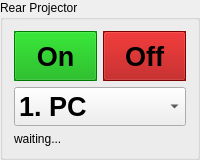
     <widget class="QGroupBox" name="gbxProj4">
      <property name="sizePolicy">
       <sizepolicy hsizetype="Preferred" vsizetype="Expanding">
        <horstretch>0</horstretch>
        <verstretch>0</verstretch>
       </sizepolicy>
      </property>
      <property name="title">
       <string>Rear Projector</string>
      </property>
      <layout class="QGridLayout" name="gridLayout_5">
       <item row="0" column="0">
        <widget class="QPushButton" name="btnProj4On">
         <property name="sizePolicy">
          <sizepolicy hsizetype="Minimum" vsizetype="Expanding">
           <horstretch>0</horstretch>
           <verstretch>0</verstretch>
          </sizepolicy>
         </property>
         <property name="minimumSize">
          <size>
           <width>0</width>
           <height>50</height>
          </size>
         </property>
         <property name="palette">
          <palette>
           <active>
            <colorrole role="WindowText">
             <brush brushstyle="SolidPattern">
              <color alpha="255">
               <red>0</red>
               <green>0</green>
               <blue>0</blue>
              </color>
             </brush>
            </colorrole>
            <colorrole role="Button">
             <brush brushstyle="SolidPattern">
              <color alpha="255">
               <red>0</red>
               <green>170</green>
               <blue>0</blue>
              </color>
             </brush>
            </colorrole>
            <colorrole role="Light">
             <brush brushstyle="SolidPattern">
              <color alpha="255">
               <red>0</red>
               <green>255</green>
               <blue>0</blue>
              </color>
             </brush>
            </colorrole>
            <colorrole role="Midlight">
             <brush brushstyle="SolidPattern">
              <color alpha="255">
               <red>0</red>
               <green>212</green>
               <blue>0</blue>
              </color>
             </brush>
            </colorrole>
            <colorrole role="Dark">
             <brush brushstyle="SolidPattern">
              <color alpha="255">
               <red>0</red>
               <green>85</green>
               <blue>0</blue>
              </color>
             </brush>
            </colorrole>
            <colorrole role="Mid">
             <brush brushstyle="SolidPattern">
              <color alpha="255">
               <red>0</red>
               <green>113</green>
               <blue>0</blue>
              </color>
             </brush>
            </colorrole>
            <colorrole role="Text">
             <brush brushstyle="SolidPattern">
              <color alpha="255">
               <red>0</red>
               <green>0</green>
               <blue>0</blue>
              </color>
             </brush>
            </colorrole>
            <colorrole role="BrightText">
             <brush brushstyle="SolidPattern">
              <color alpha="255">
               <red>255</red>
               <green>255</green>
               <blue>255</blue>
              </color>
             </brush>
            </colorrole>
            <colorrole role="ButtonText">
             <brush brushstyle="SolidPattern">
              <color alpha="255">
               <red>0</red>
               <green>0</green>
               <blue>0</blue>
              </color>
             </brush>
            </colorrole>
            <colorrole role="Base">
             <brush brushstyle="SolidPattern">
              <color alpha="255">
               <red>255</red>
               <green>255</green>
               <blue>255</blue>
              </color>
             </brush>
            </colorrole>
            <colorrole role="Window">
             <brush brushstyle="SolidPattern">
              <color alpha="255">
               <red>0</red>
               <green>170</green>
               <blue>0</blue>
              </color>
             </brush>
            </colorrole>
            <colorrole role="Shadow">
             <brush brushstyle="SolidPattern">
              <color alpha="255">
               <red>0</red>
               <green>0</green>
               <blue>0</blue>
              </color>
             </brush>
            </colorrole>
            <colorrole role="AlternateBase">
             <brush brushstyle="SolidPattern">
              <color alpha="255">
               <red>127</red>
               <green>212</green>
               <blue>127</blue>
              </color>
             </brush>
            </colorrole>
            <colorrole role="ToolTipBase">
             <brush brushstyle="SolidPattern">
              <color alpha="255">
               <red>255</red>
               <green>255</green>
               <blue>220</blue>
              </color>
             </brush>
            </colorrole>
            <colorrole role="ToolTipText">
             <brush brushstyle="SolidPattern">
              <color alpha="255">
               <red>0</red>
               <green>0</green>
               <blue>0</blue>
              </color>
             </brush>
            </colorrole>
           </active>
           <inactive>
            <colorrole role="WindowText">
             <brush brushstyle="SolidPattern">
              <color alpha="255">
               <red>0</red>
               <green>0</green>
               <blue>0</blue>
              </color>
             </brush>
            </colorrole>
            <colorrole role="Button">
             <brush brushstyle="SolidPattern">
              <color alpha="255">
               <red>0</red>
               <green>170</green>
               <blue>0</blue>
              </color>
             </brush>
            </colorrole>
            <colorrole role="Light">
             <brush brushstyle="SolidPattern">
              <color alpha="255">
               <red>0</red>
               <green>255</green>
               <blue>0</blue>
              </color>
             </brush>
            </colorrole>
            <colorrole role="Midlight">
             <brush brushstyle="SolidPattern">
              <color alpha="255">
               <red>0</red>
               <green>212</green>
               <blue>0</blue>
              </color>
             </brush>
            </colorrole>
            <colorrole role="Dark">
             <brush brushstyle="SolidPattern">
              <color alpha="255">
               <red>0</red>
               <green>85</green>
               <blue>0</blue>
              </color>
             </brush>
            </colorrole>
            <colorrole role="Mid">
             <brush brushstyle="SolidPattern">
              <color alpha="255">
               <red>0</red>
               <green>113</green>
               <blue>0</blue>
              </color>
             </brush>
            </colorrole>
            <colorrole role="Text">
             <brush brushstyle="SolidPattern">
              <color alpha="255">
               <red>0</red>
               <green>0</green>
               <blue>0</blue>
              </color>
             </brush>
            </colorrole>
            <colorrole role="BrightText">
             <brush brushstyle="SolidPattern">
              <color alpha="255">
               <red>255</red>
               <green>255</green>
               <blue>255</blue>
              </color>
             </brush>
            </colorrole>
            <colorrole role="ButtonText">
             <brush brushstyle="SolidPattern">
              <color alpha="255">
               <red>0</red>
               <green>0</green>
               <blue>0</blue>
              </color>
             </brush>
            </colorrole>
            <colorrole role="Base">
             <brush brushstyle="SolidPattern">
              <color alpha="255">
               <red>255</red>
               <green>255</green>
               <blue>255</blue>
              </color>
             </brush>
            </colorrole>
            <colorrole role="Window">
             <brush brushstyle="SolidPattern">
              <color alpha="255">
               <red>0</red>
               <green>170</green>
               <blue>0</blue>
              </color>
             </brush>
            </colorrole>
            <colorrole role="Shadow">
             <brush brushstyle="SolidPattern">
              <color alpha="255">
               <red>0</red>
               <green>0</green>
               <blue>0</blue>
              </color>
             </brush>
            </colorrole>
            <colorrole role="AlternateBase">
             <brush brushstyle="SolidPattern">
              <color alpha="255">
               <red>127</red>
               <green>212</green>
               <blue>127</blue>
              </color>
             </brush>
            </colorrole>
            <colorrole role="ToolTipBase">
             <brush brushstyle="SolidPattern">
              <color alpha="255">
               <red>255</red>
               <green>255</green>
               <blue>220</blue>
              </color>
             </brush>
            </colorrole>
            <colorrole role="ToolTipText">
             <brush brushstyle="SolidPattern">
              <color alpha="255">
               <red>0</red>
               <green>0</green>
               <blue>0</blue>
              </color>
             </brush>
            </colorrole>
           </inactive>
           <disabled>
            <colorrole role="WindowText">
             <brush brushstyle="SolidPattern">
              <color alpha="255">
               <red>0</red>
               <green>85</green>
               <blue>0</blue>
              </color>
             </brush>
            </colorrole>
            <colorrole role="Button">
             <brush brushstyle="SolidPattern">
              <color alpha="255">
               <red>0</red>
               <green>170</green>
               <blue>0</blue>
              </color>
             </brush>
            </colorrole>
            <colorrole role="Light">
             <brush brushstyle="SolidPattern">
              <color alpha="255">
               <red>0</red>
               <green>255</green>
               <blue>0</blue>
              </color>
             </brush>
            </colorrole>
            <colorrole role="Midlight">
             <brush brushstyle="SolidPattern">
              <color alpha="255">
               <red>0</red>
               <green>212</green>
               <blue>0</blue>
              </color>
             </brush>
            </colorrole>
            <colorrole role="Dark">
             <brush brushstyle="SolidPattern">
              <color alpha="255">
               <red>0</red>
               <green>85</green>
               <blue>0</blue>
              </color>
             </brush>
            </colorrole>
            <colorrole role="Mid">
             <brush brushstyle="SolidPattern">
              <color alpha="255">
               <red>0</red>
               <green>113</green>
               <blue>0</blue>
              </color>
             </brush>
            </colorrole>
            <colorrole role="Text">
             <brush brushstyle="SolidPattern">
              <color alpha="255">
               <red>0</red>
               <green>85</green>
               <blue>0</blue>
              </color>
             </brush>
            </colorrole>
            <colorrole role="BrightText">
             <brush brushstyle="SolidPattern">
              <color alpha="255">
               <red>255</red>
               <green>255</green>
               <blue>255</blue>
              </color>
             </brush>
            </colorrole>
            <colorrole role="ButtonText">
             <brush brushstyle="SolidPattern">
              <color alpha="255">
               <red>0</red>
               <green>85</green>
               <blue>0</blue>
              </color>
             </brush>
            </colorrole>
            <colorrole role="Base">
             <brush brushstyle="SolidPattern">
              <color alpha="255">
               <red>0</red>
               <green>170</green>
               <blue>0</blue>
              </color>
             </brush>
            </colorrole>
            <colorrole role="Window">
             <brush brushstyle="SolidPattern">
              <color alpha="255">
               <red>0</red>
               <green>170</green>
               <blue>0</blue>
              </color>
             </brush>
            </colorrole>
            <colorrole role="Shadow">
             <brush brushstyle="SolidPattern">
              <color alpha="255">
               <red>0</red>
               <green>0</green>
               <blue>0</blue>
              </color>
             </brush>
            </colorrole>
            <colorrole role="AlternateBase">
             <brush brushstyle="SolidPattern">
              <color alpha="255">
               <red>0</red>
               <green>170</green>
               <blue>0</blue>
              </color>
             </brush>
            </colorrole>
            <colorrole role="ToolTipBase">
             <brush brushstyle="SolidPattern">
              <color alpha="255">
               <red>255</red>
               <green>255</green>
               <blue>220</blue>
              </color>
             </brush>
            </colorrole>
            <colorrole role="ToolTipText">
             <brush brushstyle="SolidPattern">
              <color alpha="255">
               <red>0</red>
               <green>0</green>
               <blue>0</blue>
              </color>
             </brush>
            </colorrole>
           </disabled>
          </palette>
         </property>
         <property name="font">
          <font>
           <pointsize>20</pointsize>
           <weight>75</weight>
           <bold>true</bold>
          </font>
         </property>
         <property name="autoFillBackground">
          <bool>true</bool>
         </property>
         <property name="text">
          <string>On</string>
         </property>
        </widget>
       </item>
       <item row="0" column="1">
        <widget class="QPushButton" name="btnProj4Off">
         <property name="sizePolicy">
          <sizepolicy hsizetype="Minimum" vsizetype="Expanding">
           <horstretch>0</horstretch>
           <verstretch>0</verstretch>
          </sizepolicy>
         </property>
         <property name="palette">
          <palette>
           <active>
            <colorrole role="WindowText">
             <brush brushstyle="SolidPattern">
              <color alpha="255">
               <red>0</red>
               <green>0</green>
               <blue>0</blue>
              </color>
             </brush>
            </colorrole>
            <colorrole role="Button">
             <brush brushstyle="SolidPattern">
              <color alpha="255">
               <red>170</red>
               <green>0</green>
               <blue>0</blue>
              </color>
             </brush>
            </colorrole>
            <colorrole role="Light">
             <brush brushstyle="SolidPattern">
              <color alpha="255">
               <red>255</red>
               <green>0</green>
               <blue>0</blue>
              </color>
             </brush>
            </colorrole>
            <colorrole role="Midlight">
             <brush brushstyle="SolidPattern">
              <color alpha="255">
               <red>212</red>
               <green>0</green>
               <blue>0</blue>
              </color>
             </brush>
            </colorrole>
            <colorrole role="Dark">
             <brush brushstyle="SolidPattern">
              <color alpha="255">
               <red>85</red>
               <green>0</green>
               <blue>0</blue>
              </color>
             </brush>
            </colorrole>
            <colorrole role="Mid">
             <brush brushstyle="SolidPattern">
              <color alpha="255">
               <red>113</red>
               <green>0</green>
               <blue>0</blue>
              </color>
             </brush>
            </colorrole>
            <colorrole role="Text">
             <brush brushstyle="SolidPattern">
              <color alpha="255">
               <red>0</red>
               <green>0</green>
               <blue>0</blue>
              </color>
             </brush>
            </colorrole>
            <colorrole role="BrightText">
             <brush brushstyle="SolidPattern">
              <color alpha="255">
               <red>255</red>
               <green>255</green>
               <blue>255</blue>
              </color>
             </brush>
            </colorrole>
            <colorrole role="ButtonText">
             <brush brushstyle="SolidPattern">
              <color alpha="255">
               <red>0</red>
               <green>0</green>
               <blue>0</blue>
              </color>
             </brush>
            </colorrole>
            <colorrole role="Base">
             <brush brushstyle="SolidPattern">
              <color alpha="255">
               <red>255</red>
               <green>255</green>
               <blue>255</blue>
              </color>
             </brush>
            </colorrole>
            <colorrole role="Window">
             <brush brushstyle="SolidPattern">
              <color alpha="255">
               <red>170</red>
               <green>0</green>
               <blue>0</blue>
              </color>
             </brush>
            </colorrole>
            <colorrole role="Shadow">
             <brush brushstyle="SolidPattern">
              <color alpha="255">
               <red>0</red>
               <green>0</green>
               <blue>0</blue>
              </color>
             </brush>
            </colorrole>
            <colorrole role="AlternateBase">
             <brush brushstyle="SolidPattern">
              <color alpha="255">
               <red>212</red>
               <green>127</green>
               <blue>127</blue>
              </color>
             </brush>
            </colorrole>
            <colorrole role="ToolTipBase">
             <brush brushstyle="SolidPattern">
              <color alpha="255">
               <red>255</red>
               <green>255</green>
               <blue>220</blue>
              </color>
             </brush>
            </colorrole>
            <colorrole role="ToolTipText">
             <brush brushstyle="SolidPattern">
              <color alpha="255">
               <red>0</red>
               <green>0</green>
               <blue>0</blue>
              </color>
             </brush>
            </colorrole>
           </active>
           <inactive>
            <colorrole role="WindowText">
             <brush brushstyle="SolidPattern">
              <color alpha="255">
               <red>0</red>
               <green>0</green>
               <blue>0</blue>
              </color>
             </brush>
            </colorrole>
            <colorrole role="Button">
             <brush brushstyle="SolidPattern">
              <color alpha="255">
               <red>170</red>
               <green>0</green>
               <blue>0</blue>
              </color>
             </brush>
            </colorrole>
            <colorrole role="Light">
             <brush brushstyle="SolidPattern">
              <color alpha="255">
               <red>255</red>
               <green>0</green>
               <blue>0</blue>
              </color>
             </brush>
            </colorrole>
            <colorrole role="Midlight">
             <brush brushstyle="SolidPattern">
              <color alpha="255">
               <red>212</red>
               <green>0</green>
               <blue>0</blue>
              </color>
             </brush>
            </colorrole>
            <colorrole role="Dark">
             <brush brushstyle="SolidPattern">
              <color alpha="255">
               <red>85</red>
               <green>0</green>
               <blue>0</blue>
              </color>
             </brush>
            </colorrole>
            <colorrole role="Mid">
             <brush brushstyle="SolidPattern">
              <color alpha="255">
               <red>113</red>
               <green>0</green>
               <blue>0</blue>
              </color>
             </brush>
            </colorrole>
            <colorrole role="Text">
             <brush brushstyle="SolidPattern">
              <color alpha="255">
               <red>0</red>
               <green>0</green>
               <blue>0</blue>
              </color>
             </brush>
            </colorrole>
            <colorrole role="BrightText">
             <brush brushstyle="SolidPattern">
              <color alpha="255">
               <red>255</red>
               <green>255</green>
               <blue>255</blue>
              </color>
             </brush>
            </colorrole>
            <colorrole role="ButtonText">
             <brush brushstyle="SolidPattern">
              <color alpha="255">
               <red>0</red>
               <green>0</green>
               <blue>0</blue>
              </color>
             </brush>
            </colorrole>
            <colorrole role="Base">
             <brush brushstyle="SolidPattern">
              <color alpha="255">
               <red>255</red>
               <green>255</green>
               <blue>255</blue>
              </color>
             </brush>
            </colorrole>
            <colorrole role="Window">
             <brush brushstyle="SolidPattern">
              <color alpha="255">
               <red>170</red>
               <green>0</green>
               <blue>0</blue>
              </color>
             </brush>
            </colorrole>
            <colorrole role="Shadow">
             <brush brushstyle="SolidPattern">
              <color alpha="255">
               <red>0</red>
               <green>0</green>
               <blue>0</blue>
              </color>
             </brush>
            </colorrole>
            <colorrole role="AlternateBase">
             <brush brushstyle="SolidPattern">
              <color alpha="255">
               <red>212</red>
               <green>127</green>
               <blue>127</blue>
              </color>
             </brush>
            </colorrole>
            <colorrole role="ToolTipBase">
             <brush brushstyle="SolidPattern">
              <color alpha="255">
               <red>255</red>
               <green>255</green>
               <blue>220</blue>
              </color>
             </brush>
            </colorrole>
            <colorrole role="ToolTipText">
             <brush brushstyle="SolidPattern">
              <color alpha="255">
               <red>0</red>
               <green>0</green>
               <blue>0</blue>
              </color>
             </brush>
            </colorrole>
           </inactive>
           <disabled>
            <colorrole role="WindowText">
             <brush brushstyle="SolidPattern">
              <color alpha="255">
               <red>85</red>
               <green>0</green>
               <blue>0</blue>
              </color>
             </brush>
            </colorrole>
            <colorrole role="Button">
             <brush brushstyle="SolidPattern">
              <color alpha="255">
               <red>170</red>
               <green>0</green>
               <blue>0</blue>
              </color>
             </brush>
            </colorrole>
            <colorrole role="Light">
             <brush brushstyle="SolidPattern">
              <color alpha="255">
               <red>255</red>
               <green>0</green>
               <blue>0</blue>
              </color>
             </brush>
            </colorrole>
            <colorrole role="Midlight">
             <brush brushstyle="SolidPattern">
              <color alpha="255">
               <red>212</red>
               <green>0</green>
               <blue>0</blue>
              </color>
             </brush>
            </colorrole>
            <colorrole role="Dark">
             <brush brushstyle="SolidPattern">
              <color alpha="255">
               <red>85</red>
               <green>0</green>
               <blue>0</blue>
              </color>
             </brush>
            </colorrole>
            <colorrole role="Mid">
             <brush brushstyle="SolidPattern">
              <color alpha="255">
               <red>113</red>
               <green>0</green>
               <blue>0</blue>
              </color>
             </brush>
            </colorrole>
            <colorrole role="Text">
             <brush brushstyle="SolidPattern">
              <color alpha="255">
               <red>85</red>
               <green>0</green>
               <blue>0</blue>
              </color>
             </brush>
            </colorrole>
            <colorrole role="BrightText">
             <brush brushstyle="SolidPattern">
              <color alpha="255">
               <red>255</red>
               <green>255</green>
               <blue>255</blue>
              </color>
             </brush>
            </colorrole>
            <colorrole role="ButtonText">
             <brush brushstyle="SolidPattern">
              <color alpha="255">
               <red>85</red>
               <green>0</green>
               <blue>0</blue>
              </color>
             </brush>
            </colorrole>
            <colorrole role="Base">
             <brush brushstyle="SolidPattern">
              <color alpha="255">
               <red>170</red>
               <green>0</green>
               <blue>0</blue>
              </color>
             </brush>
            </colorrole>
            <colorrole role="Window">
             <brush brushstyle="SolidPattern">
              <color alpha="255">
               <red>170</red>
               <green>0</green>
               <blue>0</blue>
              </color>
             </brush>
            </colorrole>
            <colorrole role="Shadow">
             <brush brushstyle="SolidPattern">
              <color alpha="255">
               <red>0</red>
               <green>0</green>
               <blue>0</blue>
              </color>
             </brush>
            </colorrole>
            <colorrole role="AlternateBase">
             <brush brushstyle="SolidPattern">
              <color alpha="255">
               <red>170</red>
               <green>0</green>
               <blue>0</blue>
              </color>
             </brush>
            </colorrole>
            <colorrole role="ToolTipBase">
             <brush brushstyle="SolidPattern">
              <color alpha="255">
               <red>255</red>
               <green>255</green>
               <blue>220</blue>
              </color>
             </brush>
            </colorrole>
            <colorrole role="ToolTipText">
             <brush brushstyle="SolidPattern">
              <color alpha="255">
               <red>0</red>
               <green>0</green>
               <blue>0</blue>
              </color>
             </brush>
            </colorrole>
           </disabled>
          </palette>
         </property>
         <property name="font">
          <font>
           <pointsize>20</pointsize>
           <weight>75</weight>
           <bold>true</bold>
          </font>
         </property>
         <property name="autoFillBackground">
          <bool>true</bool>
         </property>
         <property name="text">
          <string>Off</string>
         </property>
        </widget>
       </item>
       <item row="1" column="0" colspan="2">
        <widget class="QComboBox" name="cmbProj4">
         <property name="font">
          <font>
           <pointsize>20</pointsize>
           <weight>75</weight>
           <bold>true</bold>
          </font>
         </property>
         <item>
          <property name="text">
           <string>1. PC</string>
          </property>
         </item>
         <item>
          <property name="text">
           <string>2. Laptop</string>
          </property>
         </item>
         <item>
          <property name="text">
           <string>3. Xibo</string>
          </property>
         </item>
        </widget>
       </item>
       <item row="2" column="0" colspan="2">
        <widget class="QLabel" name="lblStatus4">
         <property name="text">
          <string>waiting...</string>
         </property>
        </widget>
       </item>
      </layout>
     </widget>
